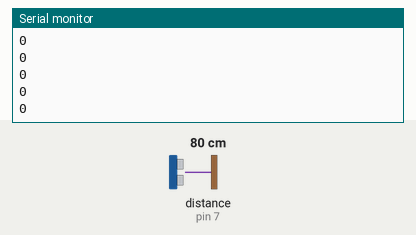
The sketch below on a simulated Arduino Uno, built with avr-gcc and run on an emulated ATmega328P. Parts: the last lines printed to the serial monitor. Wiring (inferred from the names in the program): ultrasonic range finder: trigger pin 8; echo pin 7. The test bench sets the inputs (shaded band); at power-on: distance to the obstacle (sensor on pin 7) 80 cm. The echo pulse lasts 58.3 µs per cm.

Above: at 1.2 s.
1.3 s: distance to the obstacle (sensor on pin 7) set to 2 cm
At 1.59 s:
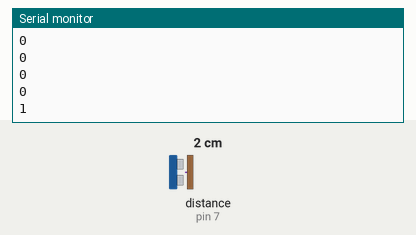
2.8 s: distance to the obstacle (sensor on pin 7) set to 4 cm
At 2.8 s:
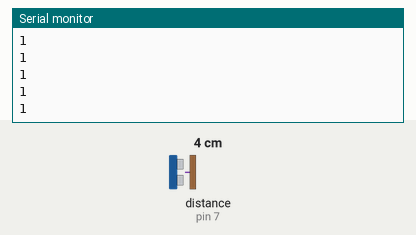
Timing chart, 0 to 5.8 s (numbered marks = the images above; inputs shaded):
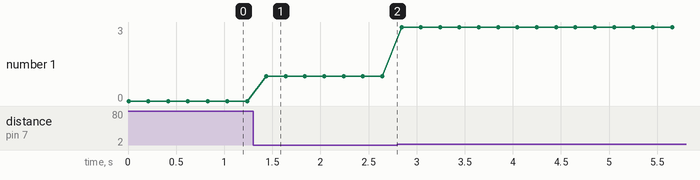

Measured:
- after the input at 1.3 s, the serial monitor: prints a new line after 0.14 s (image 1)
- plotted number 1: 0 → 1 after the input at 1.3 s, 1 → 3 after the input at 2.8 s

The sketch:

arduino.ino
```cpp
#define echoPin 7
#define trigPin 8

long duration;
long distance;

void setup() {

  pinMode(trigPin, OUTPUT);
  pinMode(echoPin, INPUT);
  Serial.begin(9600);

}

void loop() {

  digitalWrite(trigPin,LOW);
  delayMicroseconds(5);
  digitalWrite(trigPin, HIGH);
  delayMicroseconds(10);
  digitalWrite(trigPin, LOW);

  duration = pulseIn(echoPin, HIGH);
  distance = duration / 58.2;

  if(distance >= 50)
    distance = 0;

  Serial.println(distance);
  delay(200);

}
```
